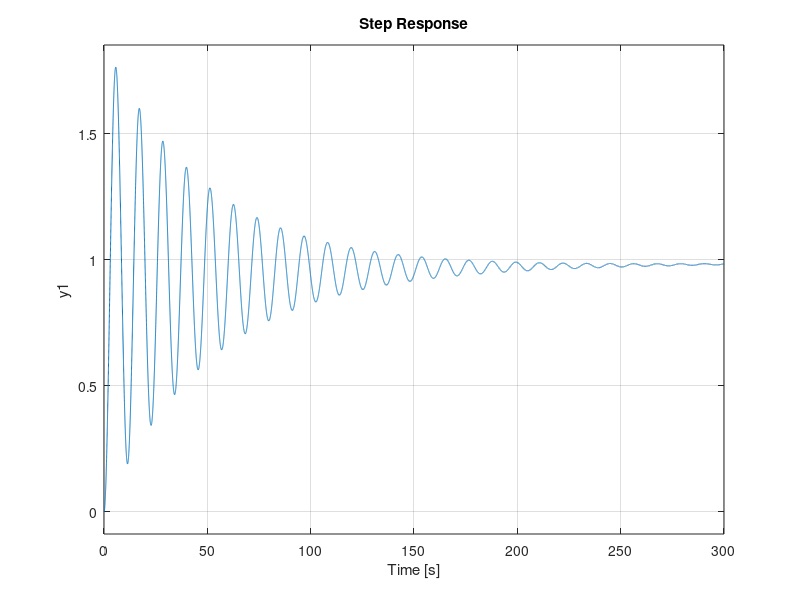

MATLAB code for this plot: (Note: this script raises an error after producing the figure.)
clear, clc, close
num = 1/705;
den = [1 30/705 15/705];
plant = tf(num,den);
step(plant);
Kp=200; Ki=1; Kd=1;
contr=tf([Kd Kp Ki],[1 0]);
sys_cl=feedback(contr*plant,1)
t=0:0.01:300;
step(sys_cl,t);
[wn,zeta,p] = damp(sys_cl)

zeta = zeta(2);
wn = wn(2);
n=wn*wn;
d=[1 2*zeta*wn wn*wn];
disp('The transfer function is: ')
printsys(n,d);
t=0:0.01:300;
[y,x,t]=step(n,d,t);
plot(t,y);
grid on;
title('step response');
%to find rise time i.e. time taken for output to rise from
%10% to 90%
k=1;
while y(k)<=0.1;
k=k+1;
end
tenpercent=t(k);
while y(k)<=0.9;
k=k+1;
end
nintypercent=t(k);
rtime=nintypercent-tenpercent;
fprintf('The rise time is: %f sec \n',rtime);
format short
% to find delay time i.e. time taken to rise to 50% of step
k=1;
while y(k)<=0.5;
k=k+1;
end
dtime=t(k);
fprintf('The delay time is: %f sec\n', dtime);
% to find maximum overshoot
for k=1:length(t)-1;
if y(k+1)<=y(k);
% to find value of k till response keeps rising
break;
end;
end;
Oshoot=y(k)-y(length(t)-1);
fprintf('The overshoot is: %f sec\n', Oshoot);
% to find the peak time
tp=t(k);
fprintf('the peak time is :%f sec\n',tp)
% to find the settling time
%maximum tolerance for comnsidering output to be in steady
%state taken as
%2%
tol=0.02;
for k=length(t)-1:-1:2;
if(abs(y(k)-y(length(t)-1))>tol)
break;
end;
end;
stime=t(k); 
fprintf('the settling time is :%f sec\n',stime)
sserror = abs(1-y(end))

